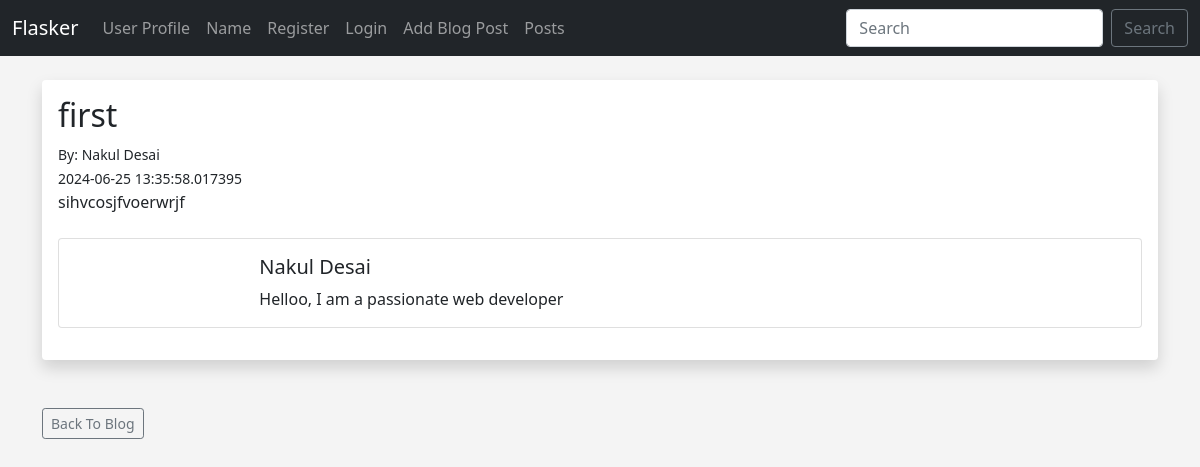
Before: /posts/1 with the older database file.
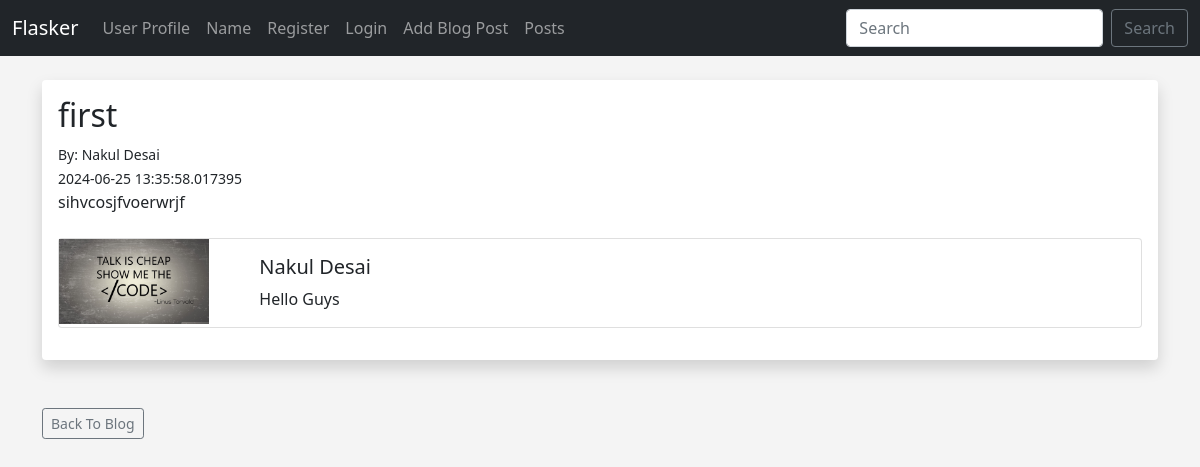
After: the same page with the newer database file.
### app.py (models this page shows, shortened)
class Users(db.Model,UserMixin):
	id = db.Column(db.Integer, primary_key=True)
	username = db.Column(db.String(20), nullable=False, unique=True)
	name = db.Column(db.String(200), nullable=False)
	email = db.Column(db.String(120), nullable=False, unique=True)
	field = db.Column(db.String(120))
	about_author = db.Column(db.Text(500), nullable=True)
	date_added = db.Column(db.DateTime, default=datetime.now)
	profile_pic = db.Column(db.String, nullable=True)
	password_hash = db.Column(db.String(200))
	posts = db.relationship('Posts', backref='poster')
	@property
	def password(self):
		raise AttributeError('password is not a readable attribute!')

### app.py (the view)
@app.route('/posts/<int:id>')
def post(id):
	post = Posts.query.get_or_404(id)
	return render_template('post.html', post=post)

### webforms.py
class SearchForm(FlaskForm):
	searched = StringField('Searched', validators=[DataRequired()])
	submit = SubmitField('Search')

### app.py (called while the page is built)
@app.context_processor
def base():
	form = SearchForm()
	return dict(form=form)

### templates/post.html (shortened to what this page needs)
{% extends 'base.html' %}
{% block content %}
    <div class="shadow p-3 mb-5 bg-body rounded">
        <h2>{{ post.title }}</h2>
        <small>By: {{ post.poster.name }} <br>
        {{ post.date_posted }}</small> <br>
        {{ post.content|safe }} <br><br>
        <div class="card mb-3">
            <div class="row no-gutters">
                <div class="col-md-2">
                   {% if post.poster.profile_pic %}
                        <img src="{{ url_for('static', filename='images/' + post.poster.profile_pic) }}" alt="" width="150" align="left">
                   {% else %}
                        <img src="{{ url_for('static', filename='images/default_profile_pic.png') }}" alt="" width="150" align="left">
                   {% endif %}
                </div>
                <div class="col-md-10">
                    <div class="card-body">
                        <h5 class="card-title">{{ post.poster.name }}</h5>
                        <p class="card-text">
                            {% if post.poster.about_author %}
                                {{ post.poster.about_author }}
                            {% else %}
                                Author has no about profile yet...
                            {% endif %}
                        </p>
                    </div>
                </div>
            </div>
        </div>
    </div>
    <a href="{{ url_for('posts') }}" type="button" class="btn btn-outline-secondary btn-sm">Back To Blog</a>
{% endblock content %}

Changed rows visible on the page:
changed Users "Nakul Desai": profile_pic: picture added; poster.about_author "Helloo, I am a passionate web developer" → "Hello Guys"
